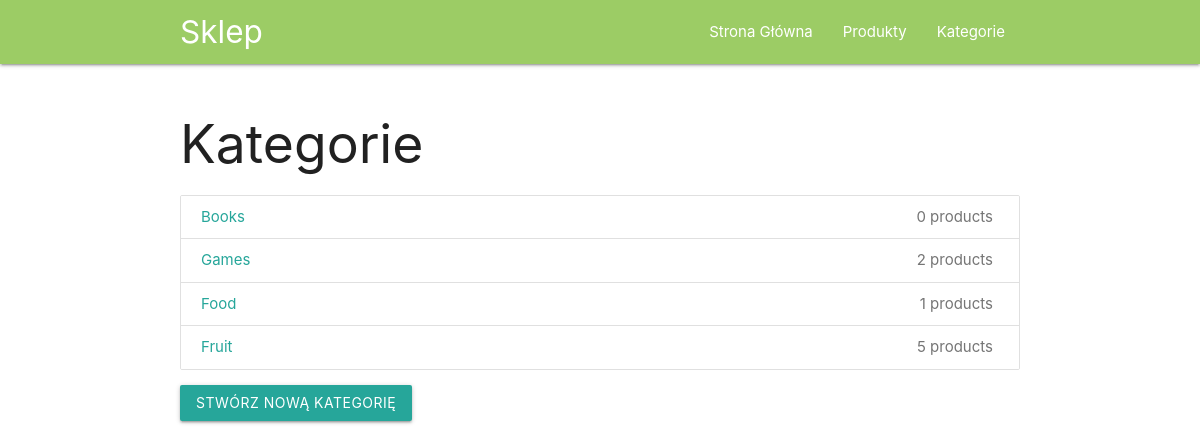
The page /category/ on the database its author committed.
### product_manager/models.py (models this page shows, shortened)
class Category(models.Model):
    name = models.CharField(max_length=155)
    slug = extension_fields.AutoSlugField(populate_from='name', blank=True)
    class Meta:
        ordering = ('-pk',)
    def __str__(self):
        return u'%s' % self.name
    def get_absolute_url(self):
        return reverse('product_manager_category_detail', args=(self.slug,))

### product_manager/views.py (the view)
# urls.py: path('category/', views.CategoryListView.as_view(), name='product_manager_category_list'),
class CategoryListView(ListView):
    model = Category

### product_manager/templates/product_manager/category_list.html
{% extends "base.html" %}
{% load static %}
{% block content %}
	<h2>Kategorie</h2>
	<div class="collection">
	{% for object in object_list %}
		<a href="{{object.get_absolute_url}}" class="collection-item">{{object}}
		<span class="badge" data-badge-caption="products">{{ object.category.count }}</span></a>
	{% endfor %}
	</div>
	<a class="btn btn-primary" href="{% url 'product_manager_category_create' %}">Stwórz Nową Kategorię</a>
{% endblock %}

### rows shown on the page
Category: name "Books", category.count "0"
Category: name "Games", category.count "2"
Category: name "Food", category.count "1"
Category: name "Fruit", category.count "5"
